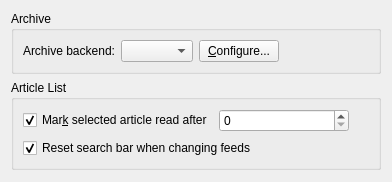
<?xml version="1.0" encoding="UTF-8"?>
<ui version="4.0">
 <author>Frank Osterfeld</author>
 <class>Akregator::SettingsAdvancedBase</class>
 <widget class="QWidget" name="Akregator::SettingsAdvancedBase">
  <layout class="QVBoxLayout" name="verticalLayout_2" stretch="0,0,1">
   <item>
    <widget class="QGroupBox" name="groupBox_2">
     <property name="title">
      <string>Archive</string>
     </property>
     <layout class="QGridLayout">
      <item row="0" column="0">
       <layout class="QHBoxLayout">
        <item>
         <widget class="QLabel" name="textLabel1">
          <property name="text">
           <string>Archive backend:</string>
          </property>
         </widget>
        </item>
        <item>
         <widget class="KComboBox" name="cbBackend"/>
        </item>
        <item>
         <widget class="QPushButton" name="pbBackendConfigure">
          <property name="text">
           <string>&amp;Configure...</string>
          </property>
         </widget>
        </item>
        <item>
         <spacer name="horizontalSpacer">
          <property name="orientation">
           <enum>Qt::Horizontal</enum>
          </property>
          <property name="sizeHint" stdset="0">
           <size>
            <width>20</width>
            <height>1</height>
           </size>
          </property>
         </spacer>
        </item>
       </layout>
      </item>
     </layout>
    </widget>
   </item>
   <item>
    <widget class="QGroupBox" name="groupBox">
     <property name="title">
      <string>Article List</string>
     </property>
     <layout class="QVBoxLayout" name="verticalLayout">
      <item>
       <layout class="QHBoxLayout" name="horizontalLayout">
        <item>
         <widget class="QCheckBox" name="kcfg_UseMarkReadDelay">
          <property name="text">
           <string>Mar&amp;k selected article read after</string>
          </property>
          <property name="checked">
           <bool>true</bool>
          </property>
         </widget>
        </item>
        <item>
         <widget class="KPluralHandlingSpinBox" name="kcfg_MarkReadDelay">
          <property name="minimumSize">
           <size>
            <width>130</width>
            <height>0</height>
           </size>
          </property>
         </widget>
        </item>
        <item>
         <spacer>
          <property name="orientation">
           <enum>Qt::Horizontal</enum>
          </property>
          <property name="sizeHint" stdset="0">
           <size>
            <width>20</width>
            <height>1</height>
           </size>
          </property>
         </spacer>
        </item>
       </layout>
      </item>
      <item>
       <widget class="QCheckBox" name="kcfg_ResetQuickFilterOnNodeChange">
        <property name="text">
         <string>Reset search bar when changing feeds</string>
        </property>
        <property name="checked">
         <bool>true</bool>
        </property>
       </widget>
      </item>
     </layout>
    </widget>
   </item>
   <item>
    <spacer>
     <property name="sizeHint" stdset="0">
      <size>
       <width>20</width>
       <height>1</height>
      </size>
     </property>
    </spacer>
   </item>
  </layout>
 </widget>
 <customwidgets>
  <customwidget>
   <class>KPluralHandlingSpinBox</class>
   <extends>QSpinBox</extends>
   <header>KPluralHandlingSpinBox</header>
  </customwidget>
  <customwidget>
   <class>KComboBox</class>
   <extends>QComboBox</extends>
   <header>kcombobox.h</header>
  </customwidget>
 </customwidgets>
 <resources/>
 <connections/>
</ui>
